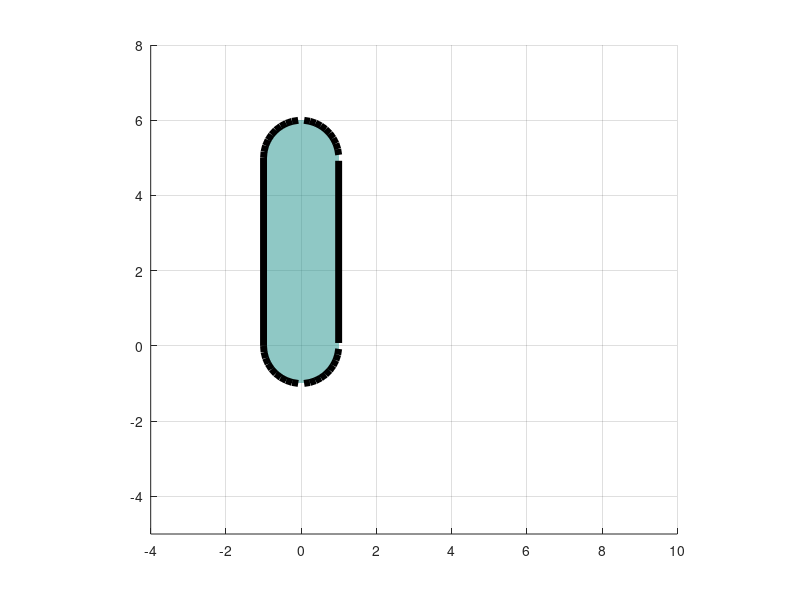

The MATLAB source for this figure: (Note: this script raises an error after producing the figure.)
close all; clear
global HeaterTemp Heater Bubblef HeaterText Oil v3 v4
figure('Color','w', 'Units', 'normalized', 'Position', [0.1300 0.1100 0.7750 0.8150], ....
    'keypressfcn',@fh_kpfcn);
axis([-4,10,-5,8]); daspect([1,1,1]); grid on; hold on;
%% Distillation Column
e = pi/40;
t1 = linspace(e, pi/2-e, 10); c1 = cos(t1); s1 = sin(t1);
t2 = linspace(e+pi/2, pi, 10); c2 = cos(t2); s2 = sin(t2);
t3 = linspace(pi, 1.5*pi-e, 10); c3 = cos(t3); s3 = sin(t3);
t4 = linspace(1.5*pi+e, 2*pi-e, 10); c4 = cos(t4); s4 = sin(t4);
v1 = 0*c1; v2 = 0*c2; v3 = 0*c3; v4 = 0*c4;
Tower.Fill = fill([c1,c2,c3,c4,c1(1)],[s1+5,s2+5,s3,s4,s1(1)+5],...
              [v1,v2,v3,v4,0],'EdgeAlpha',0, 'FaceAlpha',0.5);
Tower.Bound = plot([c1, nan, c2, c3, nan, c4, nan, c4(end),c1(1)],...
    [s1+5, nan, s2+5, s3, nan, s4, nan, sin(e),5-sin(e),],'k','LineWidth',5);
Tower.VelocityBias = @(bubble, a) VeloctyBiasY(bubble, a, 0, 5, 1.1);
Tower.Name = 'Tower';
%% Boiler
xb = 3+[c1,c2,c3,c4,c1(1)];
yb = [s1,s2,s3-1,s4-1,s1(1)]-1.4;
h = -1.2;
X = boilerlevel(xb, yb, h);
xs = linspace(X(1), X(2), 20);
ys = h+xs*0;
Boiler.Fill = plot([c1,c2,c3,c4,c1(1)]+3, [s1+1,s2+1,s3,s4,s1(1)+1]-2.4, ...
              'Color','none');
Boiler.Bound = plot([c1, nan, c2, nan, -1, c3, c4, c1(1)]+3, ...
    [s1, nan, s2, nan, -2*sin(e), s3-1, s4-1, s1(1)]-1.4, 'k','LineWidth',5);
Boiler.VelocityBias = @(bubble, a) VeloctyBias2(bubble, a);
Boiler.Name = 'Boiler';
Oil = fill([xs,3+[c3,c4]],[ys,[s3-1,s4-1]-1.4],...
            'b','EdgeAlpha',0, 'FaceAlpha',0.5);

%% Heater
t = pi/4*linspace(2,30,1001); 
OffTemp = 20; MaxTemp = 2000;
OffColor = [0,0,0]; MaxColor = [1,0,0];
xh = 3.2-(1-3*cos(t))/6; yh = 0.04*(t - 3*sin(t))-2.5;
xh = [5, xh, 5]; yh = [yh(1), yh, yh(end)];
Heater = plot(xh, yh,'k','LineWidth',2);

t = linspace(0, pi/2, 20); c = cos(t); s = sin(t);
xp1 = [3.1, 2.7 + 0.4*c, 0.8]; xp2 = [2.9, 2.7+0.2*c, 0.8];
yp1 = [-0.6,0.4*s-0.3, 0.1]; yp2 = [-0.6,0.2*s-0.3,-0.1];
Pipe1.Bound = plot([xp1, nan, flip(xp2), nan, xp1(1)],...
                  [yp1, nan, flip(yp2), nan, yp1(1)],...
                  'k', 'LineWidth',3);
Pipe1.Fill = fill([xp1, flip(xp2), xp1(1)], ...
    [yp1, flip(yp2), yp1(1)], 'w', 'EdgeAlpha',0, 'FaceAlpha',0.5);
Pipe1.VelocityBias = @(bubble, a) VeloctyBiasX(bubble, a, 0.8, 2.7, -1);
Pipe1.Name = 'Pipe1';

xp1 = [-0.1, 0.3 - 0.4*c, 5]; xp2 = [0.1, 0.3 - 0.2*c, 5];
yp1 = [5.8,0.4*s + 6.1, 6.5]; yp2 = [5.8,0.2*s + 6.1, 6.3];
Pipe2.Bound = plot([xp1, nan, flip(xp2), nan, xp1(1)],...
                  [yp1, nan, flip(yp2), nan, yp1(1)],...
                  'k', 'LineWidth',3);
Pipe2.Fill = fill([xp1, flip(xp2), xp1(1)], ...
    [yp1, flip(yp2), yp1(1)], 'w', 'EdgeAlpha',0, 'FaceAlpha',0.5);
Pipe2.VelocityBias = @(bubble, a) VeloctyBiasX(bubble, a, 0.3, 5, 1);
Pipe2.Name = 'Pipe2';

xp1 = [-0.1, 0.3 - 0.4*c, 2.2]; xp2 = [0.1, 0.3 - 0.2*c, 2.2];
yp1 = [-0.8,-1.2 - 0.4*s, -1.6]; yp2 = [-0.8,-1.2- 0.2*s, -1.4];
Pipe3.Bound = plot([xp1, nan, flip(xp2), nan, xp1(1)],...
                  [yp1, nan, flip(yp2), nan, yp1(1)],...
                  'k', 'LineWidth',3);
Pipe3.Fill = fill([xp1, flip(xp2), xp1(1)], ...
    [yp1, flip(yp2), yp1(1)], 'w', 'EdgeAlpha',0, 'FaceAlpha',0.5);
Pipe3.VelocityBias = @(bubble, a) VeloctyBiasX(bubble, a, 0.3, 2.2, 1);
Pipe3.Name = 'Pipe3';

xp1 = [0.9, 5]; xp2 = [0.9, 5];
yp1 = [4.9,4.9]; yp2 = [5.1,5.1];
Pipe4.Bound = plot([xp1, nan, flip(xp2), nan, xp1(1)],...
                  [yp1, nan, flip(yp2), nan, yp1(1)],...
                  'k', 'LineWidth',3);
Pipe4.Fill = fill([xp1, flip(xp2), xp1(1)], ...
    [yp1, flip(yp2), yp1(1)], 'w', 'EdgeAlpha',0, 'FaceAlpha',0.5);
Pipe4.VelocityBias = @(bubble, a) VeloctyBiasX(bubble, a, 1, 5, 1);
Pipe4.Name = 'Pipe4';


Components = [Pipe1, Pipe2, Pipe3, Pipe4, Tower, Boiler];
drawnow; Bubbles = []; Bubblef = 0; HeaterTemp = 20;
HeaterText = text(3,-3,['$',num2str(HeaterTemp),'^\circ C $'],...
            'interpreter', 'latex', 'Color','w', ...
            'HorizontalAlignment','center', 'FontSize',15);
t = 0; dt = 0.02;
vidfile = VideoWriter('Distiller6.avi');
open(vidfile);
for n = 1:2000
%while(1)
    t = t + dt;
    ys = Wavemaker(xs, h, t, Bubblef);
    Oil.YData = [ys,[s3-1,s4-1]-1.4];
    Tower.Fill.CData = [v1,v2,v3,v4,0];
    Bubbles = UpdateBubbles(Bubbles, xs, ys, dt, Components);
    if(rand < Bubblef)
        bx = 3 + 1.4*(rand-0.5); by = -2 + 0.8*(rand-0.5);
        bu = 0.5*(rand-0.5); bv = -0.5*rand; br = 0.05*rand;
        bubble = BubbleMaker(bx, by, bu, bv, br, xs, ys);
        Bubbles = [Bubbles, bubble];
    end
    drawnow
    frame = getframe(gcf);
    writeVideo(vidfile,frame);
end
close(vidfile);

function Bubbles = UpdateBubbles(Bubbles, xs, ys, dt, plthandles)
    I = zeros(numel(Bubbles),1);
    for i = 1:numel(Bubbles)
        bubble = Bubbles(i);
        if(bubble.position(1)<-2 ||bubble.position(1) >5 ...
           || bubble.position(2) < -5 || bubble.position(2)>8)
            delete(bubble.bob);
            I(i) = 1;
        elseif(bubble.collected)
            delete(bubble.bob);
            I(i) = 1;
        else
            bubble = bubble.Update(xs, ys, dt, plthandles);
            Bubbles(i) = bubble;
        end
    end
    Bubbles(I==1) = [];
end

function ys = Wavemaker(xs, h, t, Bubblef)
    ys = h + Bubblef*(0.2*sin(5*Bubblef*(7*xs - 3*t)) - 0.05*rand(size(xs)));
end

function [bl, p0] = Intersect(a, b, x, y)
    den0 = (b(1) - a(1)) * (x(2) - y(2)) - (b(2) - a(2)) * (x(1) - y(1));
    num1 = (x(1) - y(1)) * (a(2) - x(2)) - (x(2) - y(2)) * (a(1) - x(1));
    num2 = (a(1) - x(1)) * (b(2) - a(2)) - (a(2) - x(2)) * (b(1) - a(1));
    num1 = num1*(abs(num1) > 1e-10); num2 = num2*(abs(num2) > 1e-10);
    s = num1 / den0; t = num2 / den0; 
    bl = (0 < s && s < 1) && (0 < t && t < 1);
    p0 = a+s*(b-a);
end

function X = boilerlevel(xb, yb, h)
    p1 = [1.5,h]; p2 = [4.5,h]; X = [];
    for j = 1:numel(xb)-1
        [bl, p0] = Intersect(p1, p2, [xb(j),yb(j)], [xb(j+1), yb(j+1)]);
        if(bl)
            X = [X,p0(1)];
        end
    end
end

function [bubble, a] = VeloctyBiasX(bubble, a, x1, x2, factor)
    p = bubble.position; a = 0*a;
    if(x1 < p(1) && p(1) < x2)
        umax = norm(bubble.u);
        bubble.u = [factor*umax,0.5*bubble.u(2)];
    end
end

function [bubble, a] = VeloctyBiasY(bubble, a, y1, y2, factor)
end

function [bubble, a] = VeloctyBias2(bubble, a)
end